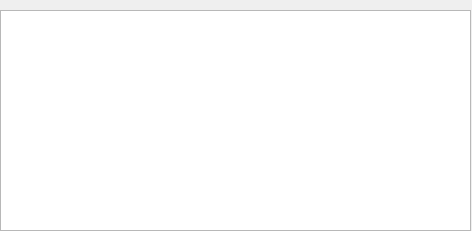
<?xml version="1.0" encoding="UTF-8"?>
<ui version="4.0">
 <class>ShareFiles</class>
 <widget class="QWidget" name="ShareFiles">
  <property name="geometry">
   <rect>
    <x>0</x>
    <y>0</y>
    <width>472</width>
    <height>231</height>
   </rect>
  </property>
  <property name="windowTitle">
   <string>Share files</string>
  </property>
  <widget class="QListView" name="listView">
   <property name="geometry">
    <rect>
     <x>0</x>
     <y>10</y>
     <width>471</width>
     <height>221</height>
    </rect>
   </property>
  </widget>
 </widget>
 <resources/>
 <connections/>
</ui>
